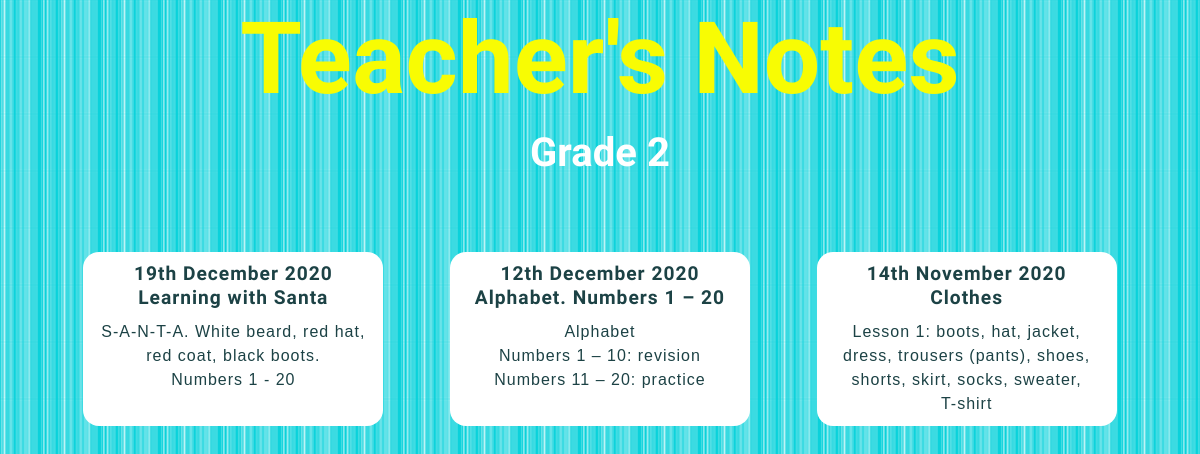
/blog/grade2/, run on an earlier commit of the app's database.
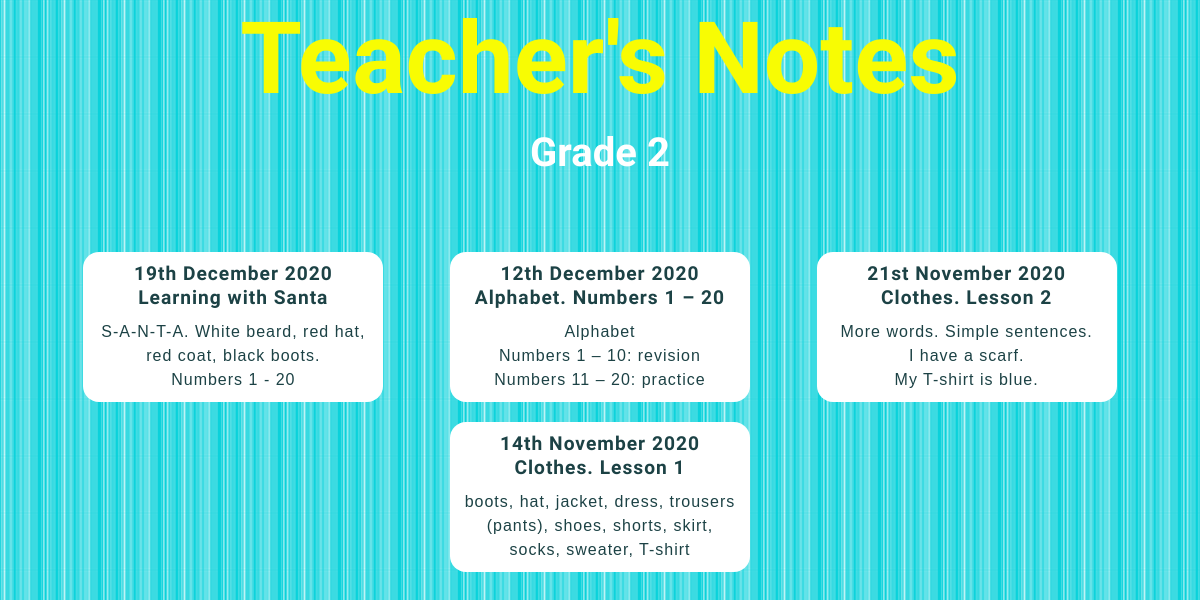
And on a later commit of the database.
### blog/models.py (models this page shows, shortened)
class Grade2blogpost(models.Model):
    grade = models.CharField(max_length=10, default='Grade 2')
    date = models.DateField()
    title = models.TextField(max_length=200)
    intro = models.TextField(max_length=400, default='intro')
    description = models.TextField()
    image = models.ImageField(upload_to='blog/images/', default='blog/images/soon.png')
    file = models.FileField(upload_to='blog/lessonplans/', default='blog/lessonplans/empty.pdf')
    credits = models.TextField(blank='True')

### blog/views.py (the view)
# urls.py: path('grade2/', views.view_all_grade2, name='url_all_grade2'),
def view_all_grade2(request):
    blogposts = Grade2blogpost.objects.order_by('-date')
    return render(request, 'blog/onegrade_2.html', {'blogposts': blogposts})

### blog/templates/blog/onegrade_2.html (shortened to what this page needs)
<!DOCTYPE html>
{% load static %}
<html lang="en">
<head>
    <link href="{% static 'blog/all_posts.css' %}" type="text/css" rel="stylesheet"/>
    <link href="{% static 'blog/queries.css' %}" type="text/css" rel="stylesheet"/>
</head>
<body>
<header>
    <h1>Teacher's Notes</h1>
    <h2>Grade 2</h2>
</header>
<section>
    <h3></h3>
    <div class="flex-container">
        {% for blogpost in blogposts %}
            <a class="button" href="{% url 'blog:url_one_grade2' blogpost.id %}">
                <h4>{{ blogpost.date|date:'jS F Y' }}</h4>
                <h4>{{ blogpost.title }}</h4>
                <p>{{ blogpost.intro|safe|truncatewords:20 }}</p></a>
        {% endfor %}
    </div>
</section>
</body>
</html>

### blog/static/blog/all_posts.css (style rules this page uses)
* { margin: 0; padding: 0; box-sizing: border-box; }
body { background-color: #0AD2DB; background-image: url(stripes_26.png); font-family: Arial, Helvetica, sans-serif; font-size: 16px; text-align: center; }
h1, h2, h3, h4, h5 { font-family: 'Dosis', sans-serif; }
h1 { font-size: 100px; color: #F8FC03; }
h2 { font-size: 40px; color: white; padding: 12px; }
h3 { font-size: 32px; color: #00868e; padding: 12px; margin-top: 20px; margin-bottom: 10px; }
h4 { font-size: 120%; }
p { padding-top: 10px; }
a { color: #00868e; }
.button { border-radius: 16px; color: #1c4245; padding: 10px; text-decoration: none; display: inline-block; margin: 10px; line-height: 150%; letter-spacing: 1px; background-color: white; width: 300px; }
.flex-container { margin: auto; min-width: 200px; max-width: 1100px; display: -webkit-box; display: -ms-flexbox; display: flex; -ms-flex-wrap: wrap; flex-wrap: wrap; -ms-flex-pack: distribute; justify-content: space-around; padding-bottom: 5px; }

What changed in the data, as far as the page shows it:
added Grade2blogpost: date "21st November 2020", title "Clothes. Lesson 2", intro "More words. Simple sentences. I have a scarf. My T-shirt is blue."
changed Grade2blogpost: title "Clothes" → "Clothes. Lesson 1"; intro "Lesson 1: boots, hat, jacket, dress, trousers (pants), shoes, shorts, skirt, socks, sweater, T-shirt" → "boots, hat, jacket, dress, trousers (pants), shoes, shorts, skirt, socks, sweater, T-shirt"
